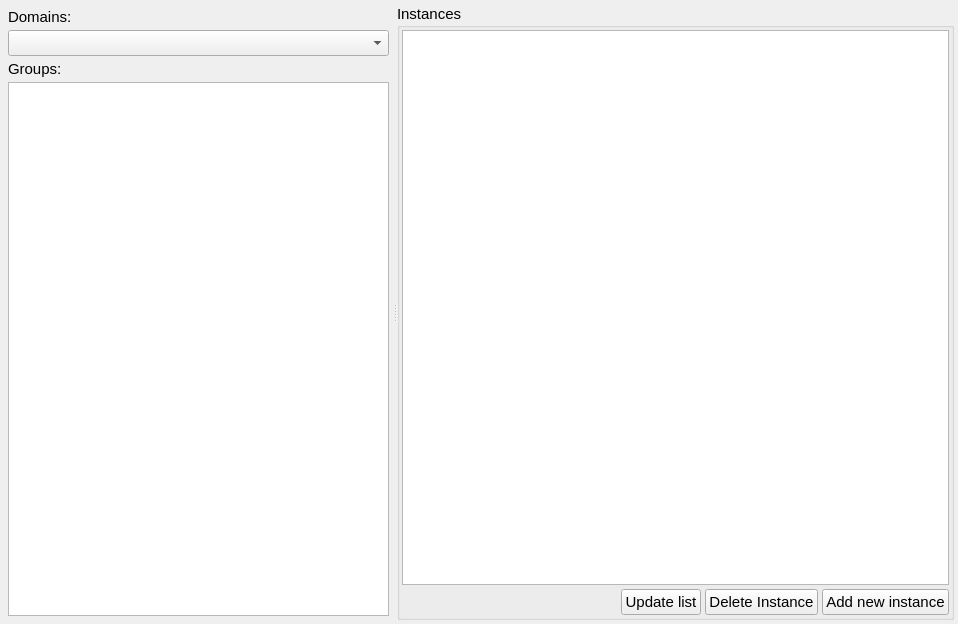
<?xml version="1.0" encoding="UTF-8"?>
<ui version="4.0">
 <class>ExecutionPoolsManager</class>
 <widget class="QWidget" name="ExecutionPoolsManager">
  <property name="geometry">
   <rect>
    <x>0</x>
    <y>0</y>
    <width>958</width>
    <height>624</height>
   </rect>
  </property>
  <property name="minimumSize">
   <size>
    <width>832</width>
    <height>624</height>
   </size>
  </property>
  <property name="font">
   <font>
    <pointsize>11</pointsize>
   </font>
  </property>
  <property name="windowTitle">
   <string>Form</string>
  </property>
  <layout class="QVBoxLayout" name="verticalLayout_3">
   <property name="spacing">
    <number>4</number>
   </property>
   <property name="leftMargin">
    <number>4</number>
   </property>
   <property name="topMargin">
    <number>4</number>
   </property>
   <property name="rightMargin">
    <number>4</number>
   </property>
   <property name="bottomMargin">
    <number>4</number>
   </property>
   <item>
    <widget class="QSplitter" name="splitter_2">
     <property name="orientation">
      <enum>Qt::Horizontal</enum>
     </property>
     <widget class="QFrame" name="frameDomains">
      <property name="frameShape">
       <enum>QFrame::NoFrame</enum>
      </property>
      <layout class="QVBoxLayout" name="verticalLayout">
       <property name="spacing">
        <number>4</number>
       </property>
       <property name="leftMargin">
        <number>4</number>
       </property>
       <property name="topMargin">
        <number>4</number>
       </property>
       <property name="rightMargin">
        <number>4</number>
       </property>
       <property name="bottomMargin">
        <number>4</number>
       </property>
       <item>
        <widget class="QLabel" name="label">
         <property name="text">
          <string>Domains:</string>
         </property>
        </widget>
       </item>
       <item>
        <widget class="QComboBox" name="comboBoxDomains"/>
       </item>
       <item>
        <widget class="QLabel" name="label_2">
         <property name="text">
          <string>Groups:</string>
         </property>
        </widget>
       </item>
       <item>
        <widget class="QTreeView" name="treeViewGroups"/>
       </item>
      </layout>
     </widget>
     <widget class="QSplitter" name="splitter">
      <property name="orientation">
       <enum>Qt::Vertical</enum>
      </property>
      <widget class="QGroupBox" name="groupBoxInstances">
       <property name="title">
        <string>Instances</string>
       </property>
       <layout class="QVBoxLayout" name="verticalLayout_2">
        <property name="spacing">
         <number>4</number>
        </property>
        <property name="leftMargin">
         <number>2</number>
        </property>
        <property name="topMargin">
         <number>2</number>
        </property>
        <property name="rightMargin">
         <number>2</number>
        </property>
        <property name="bottomMargin">
         <number>2</number>
        </property>
        <item>
         <widget class="QTableView" name="tableViewInstances"/>
        </item>
        <item>
         <layout class="QHBoxLayout" name="horizontalLayout">
          <item>
           <spacer name="horizontalSpacer">
            <property name="orientation">
             <enum>Qt::Horizontal</enum>
            </property>
            <property name="sizeHint" stdset="0">
             <size>
              <width>40</width>
              <height>20</height>
             </size>
            </property>
           </spacer>
          </item>
          <item>
           <widget class="QPushButton" name="pushButton_3">
            <property name="text">
             <string>Update list</string>
            </property>
           </widget>
          </item>
          <item>
           <widget class="QPushButton" name="pushButton_2">
            <property name="text">
             <string>Delete Instance</string>
            </property>
           </widget>
          </item>
          <item>
           <widget class="QPushButton" name="pushButton">
            <property name="text">
             <string>Add new instance</string>
            </property>
           </widget>
          </item>
         </layout>
        </item>
       </layout>
      </widget>
     </widget>
    </widget>
   </item>
  </layout>
 </widget>
 <resources/>
 <connections/>
</ui>
